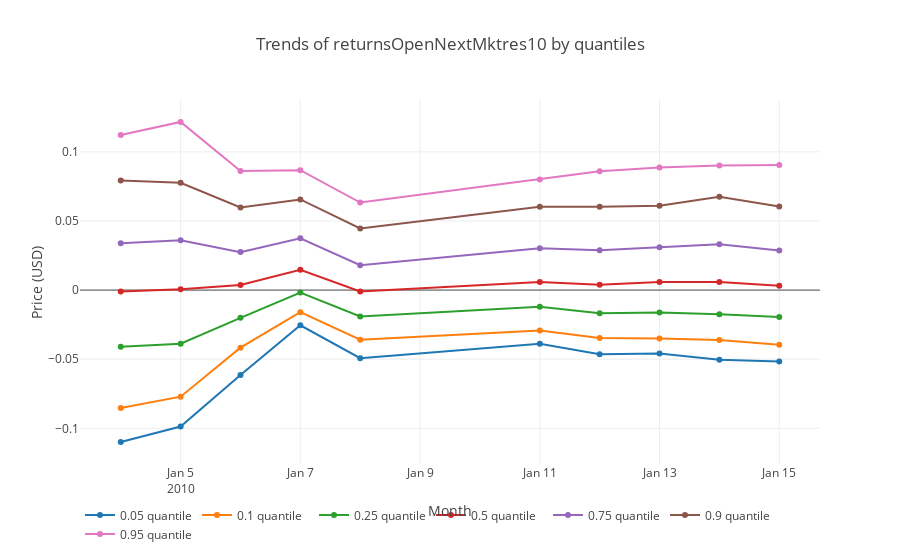

Here is the notebook cell this chart was saved with:
### Markdown cell above
Now let's take a look at out target variable.

### Code cell
data = []
for i in [0.05, 0.1, 0.25, 0.5, 0.75, 0.9, 0.95]:
    price_df = market_train_df.groupby('time')['returnsOpenNextMktres10'].quantile(i).reset_index()

    data.append(go.Scatter(
        x = price_df['time'].dt.strftime(date_format='%Y-%m-%d').values,
        y = price_df['returnsOpenNextMktres10'].values,
        name = f'{i} quantile'
    ))
layout = go.Layout(dict(title = "Trends of returnsOpenNextMktres10 by quantiles",
                  xaxis = dict(title = 'Month'),
                  yaxis = dict(title = 'Price (USD)'),
                  ),legend=dict(
                orientation="h"),)
py.iplot(dict(data=data, layout=layout), filename='basic-line')

### Figure 1 — Plotly figure (JSON) as saved in the notebook; plotly's stock layout.template omitted (floating-point values rounded to 4 significant figures)
{"data": [{"name": "0.05 quantile", "type": "scatter", "uid": "0509de67-10e7-4611-b373-c079c0ae7da5", "x": ["2010-01-04", "2010-01-05", "2010-01-06", "2010-01-07", "2010-01-08", "2010-01-11", "2010-01-12", "2010-01-13", "2010-01-14", "2010-01-15"], "y": [-0.1099, -0.09868, -0.06142, -0.02543, -0.0493, -0.03879, -0.04645, -0.04594, -0.05031, -0.05162]}, {"name": "0.1 quantile", "type": "scatter", "uid": "33af9aa2-5950-4106-baa7-5042bf00abdc", "x": ["2010-01-04", "2010-01-05", "2010-01-06", "2010-01-07", "2010-01-08", "2010-01-11", "2010-01-12", "2010-01-13", "2010-01-14", "2010-01-15"], "y": [-0.08532, -0.07709, -0.04165, -0.01599, -0.03593, -0.02923, -0.0346, -0.035, -0.03616, -0.03951]}, {"name": "0.25 quantile", "type": "scatter", "uid": "5e9bd93f-c45c-42ee-8a9a-920eb7acb28a", "x": ["2010-01-04", "2010-01-05", "2010-01-06", "2010-01-07", "2010-01-08", "2010-01-11", "2010-01-12", "2010-01-13", "2010-01-14", "2010-01-15"], "y": [-0.04102, -0.03873, -0.02005, -0.00177, -0.0191, -0.01205, -0.0168, -0.0163, -0.01743, -0.01949]}, {"name": "0.5 quantile", "type": "scatter", "uid": "100ed0b5-3781-44b5-81cc-0c0fc4d30910", "x": ["2010-01-04", "2010-01-05", "2010-01-06", "2010-01-07", "2010-01-08", "2010-01-11", "2010-01-12", "2010-01-13", "2010-01-14", "2010-01-15"], "y": [-0.001024, 0.00052, 0.003752, 0.01471, -0.001057, 0.00593, 0.003891, 0.005877, 0.005808, 0.00309]}, {"name": "0.75 quantile", "type": "scatter", "uid": "db7d8a54-cc7c-4818-be11-cba8d2192da6", "x": ["2010-01-04", "2010-01-05", "2010-01-06", "2010-01-07", "2010-01-08", "2010-01-11", "2010-01-12", "2010-01-13", "2010-01-14", "2010-01-15"], "y": [0.03385, 0.03606, 0.02747, 0.03748, 0.018, 0.03025, 0.02878, 0.03092, 0.03307, 0.02867]}, {"name": "0.9 quantile", "type": "scatter", "uid": "0995c460-5c71-4648-8637-40765e3cb8be", "x": ["2010-01-04", "2010-01-05", "2010-01-06", "2010-01-07", "2010-01-08", "2010-01-11", "2010-01-12", "2010-01-13", "2010-01-14", "2010-01-15"], "y": [0.07932, 0.07758, 0.05973, 0.06558, 0.04456, 0.06024, 0.06031, 0.06101, 0.06758, 0.06053]}, {"name": "0.95 quantile", "type": "scatter", "uid": "5facc7fe-474f-440e-bf2a-f2b2a7f17a4f", "x": ["2010-01-04", "2010-01-05", "2010-01-06", "2010-01-07", "2010-01-08", "2010-01-11", "2010-01-12", "2010-01-13", "2010-01-14", "2010-01-15"], "y": [0.1122, 0.1216, 0.08611, 0.08677, 0.06335, 0.08005, 0.08594, 0.08866, 0.09012, 0.09047]}], "layout": {"legend": {"orientation": "h"}, "title": {"text": "Trends of returnsOpenNextMktres10 by quantiles"}, "xaxis": {"title": {"text": "Month"}}, "yaxis": {"title": {"text": "Price (USD)"}}}}
